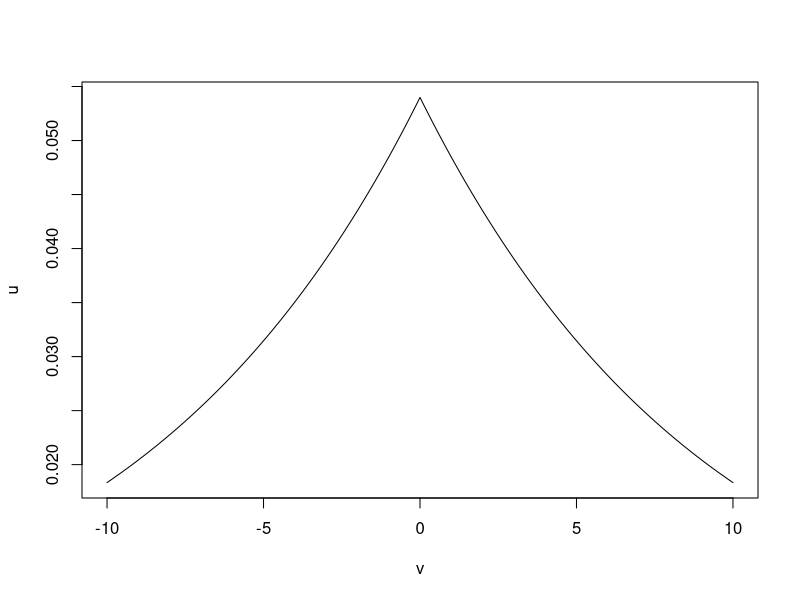
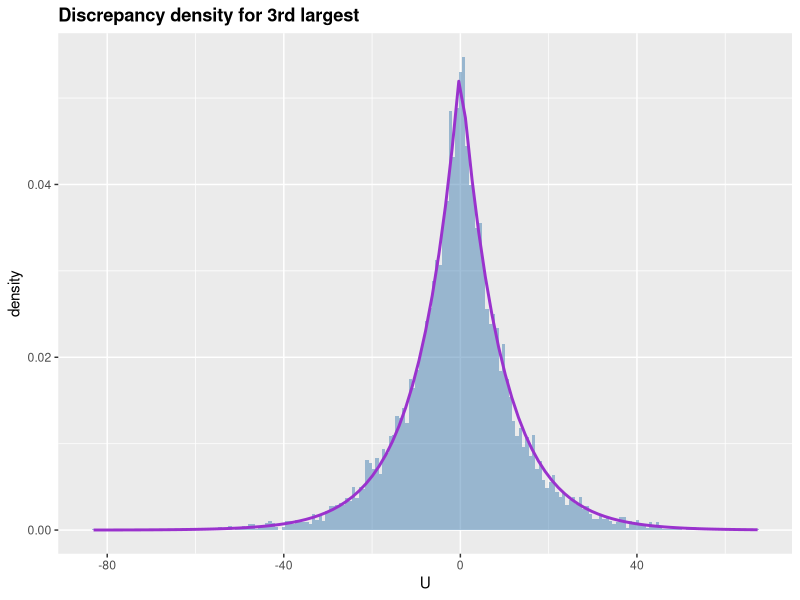

R code for these plots, in order:
#' Matching discrepancy density function
#' 
#' @param v is the point at which density is computed (should be a vector)
#' @param z is the discrepency point (should be a vector)
#' @param k is the number of continuous variables
#' @param f is the density of the vector

dMatchDis <- function(v,z,m=1,f=dnorm){
  k = length(v)
  C0 = (2*f(z)*pi^(k/2))/(k*gamma(k/2))
  y = (f(z) / factorial(m-1)) * (C0*enorm(v)^k)^(m-1) * exp(-C0*enorm(v)^k)
  return(y)
}

enorm = function(x) sqrt(sum(x^2))


v = seq(-10,10,.01)
z = 2
u = NULL
for(i in v){
  u = c(u,dMatchDis(i,z,m=1,dnorm))
}

plot(v,u,type="l")


### MC experiment to confirm
R = 10000
n = 1000
uh = vector(length=R)
for(r in 1:R){
  x = rnorm(n)
  rk = rank((x-2)^2)
  uh[r] = (x[which(rk==1)]-2)*n
}

library("ggplot2")
denMatch = function(x) mapply(function(y) dMatchDis(y,z,m=1,dnorm), x)
ggplot(data.frame(uh), aes(x=uh)) + 
    geom_histogram(bins=200,alpha=.5, position='identity',fill="steelblue", aes(y = ..density..)) +
    scale_x_continuous(name="U") +
    ggtitle("Discrepancy density for 3rd largest") + 
    stat_function(fun = denMatch, colour="darkorchid3", size=1) +
    theme(plot.title = element_text(lineheight=.8, face="bold"),legend.position="none")